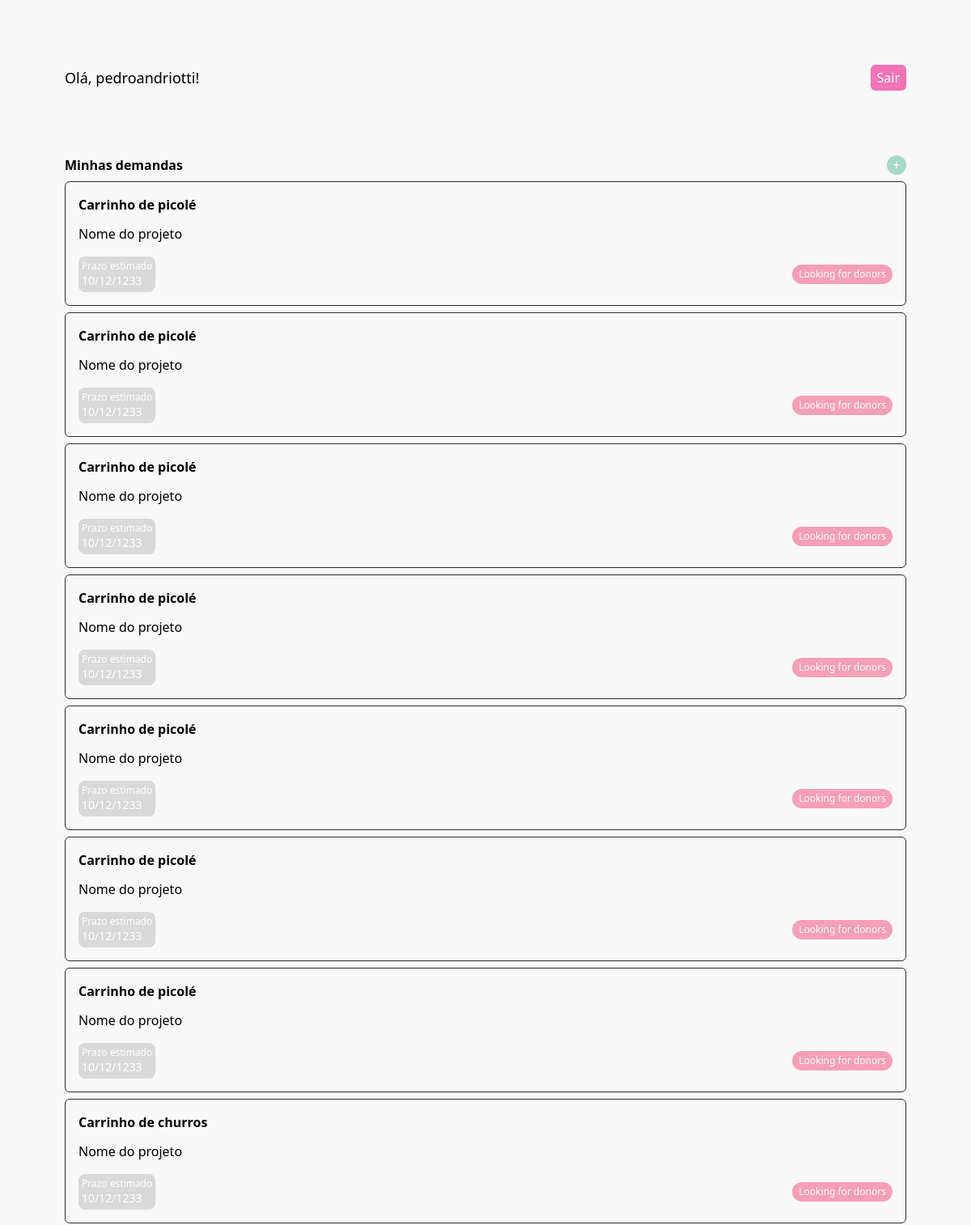
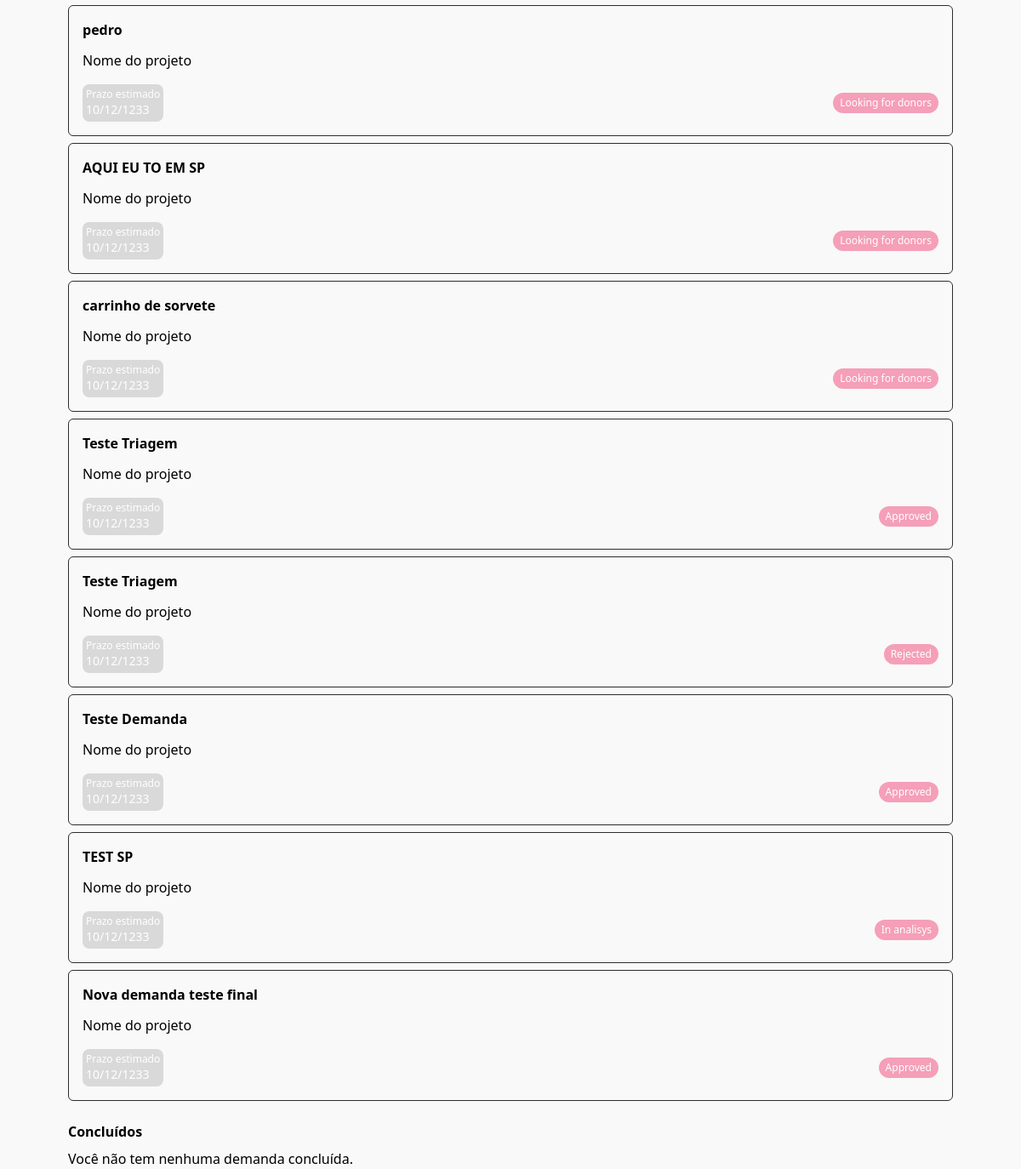
The app's page /home/ (signed in) with its own data (2 pictures, top to bottom).
### fullapp/models.py (models this page shows, shortened)
class User(AbstractUser):
    ADMIN = 1
    AMBASSADOR = 2
    USER = 3
    ROLE_CHOICES = (
        (ADMIN, 'Admin'),
        (AMBASSADOR, 'Ambassador'),
        (USER, 'User'),
    )
    role = models.PositiveSmallIntegerField(choices=ROLE_CHOICES, default=USER)
    name = models.CharField(max_length=255, null=True, blank=True)
    phone = models.CharField(max_length=255, null=True, blank=True)
    email = models.CharField(max_length=255, null=True, blank=True)
    password = models.CharField(max_length=255, null=True, blank=True)
    project = models.CharField(max_length=50, null=True, blank=True)
    objective = models.CharField(max_length=255, null=True, blank=True)
    region = models.CharField(choices=get_choices(RegionEnum), default=RegionEnum.PERNAMBUCO, max_length=255, null=True, blank=True)

class Demand(models.Model):
    user = models.ForeignKey(User, on_delete=models.CASCADE, null=True, blank=True)
    title = models.CharField(max_length=255, null=True, blank=True)
    description = models.CharField(max_length=255, null=True, blank=True)
    status = models.CharField(choices=get_choices(StatusEnum), default=StatusEnum.IN_ANALISYS, max_length=255, null=True, blank=True)
    region = models.CharField(choices=get_choices(RegionEnum), default=RegionEnum.PERNAMBUCO, max_length=255, null=True, blank=True)
    user = models.ForeignKey(User, on_delete=models.CASCADE, null=True, blank=True)

### fullapp/views.py (the view)
# urls.py: path('home/', home, name="home"),
@login_required
def home(request):
  current_user = request.user
  if current_user.role == 1:
    return render(request, 'management/home.html')
  elif current_user.role == 2:
    return render(request, 'embassor/home.html')
  else:
    user_demands_concluded = Demand.objects.filter(user=request.user, status=StatusEnum.CONCLUDED)
    user_demands_in_analysis = Demand.objects.filter(user=request.user).exclude(status=StatusEnum.CONCLUDED)
    return render(request, "usuario/home.html", {
       'concluded_demands': user_demands_concluded,
       'in_analysis_demands': user_demands_in_analysis
    })

### fullapp/templates/usuario/home.html (shortened to what this page needs)
{% extends 'commons/base.html' %}
{% block content %}
<div class="p-10 lg:p-20 flex justify-between items-center">
    <h1 class="text-lg">Olá, {{ user.username }}!</h1>
    <a href="/logout" class="bg-pink-400 px-2 py-1 transition-colors rounded-md text-white">Sair</a>
</div>
<div class="flex flex-col gap-2 px-10 lg:px-20">
    <div class="flex items-center justify-between">
        <span class="font-bold">Minhas demandas</span>
        <a href="/demand/create" class="grid place-items-center w-6 h-6 rounded-full text-white bg-[#A7D9C7]">+</a>
    </div>
    <div class="flex flex-col gap-2">
        {% if in_analysis_demands %}
            {% for demand in in_analysis_demands %}
                <div class="border border-[#2D2D2D] rounded-md p-4 flex flex-col gap-4">
                    <div class="flex flex-col gap-3">
                        <strong>{{ demand.title }}</strong>
                        <span>Nome do projeto</span>
                    </div>
                    <div class="flex items-center justify-between">
                        <div class="bg-[#D9D9D9] text-white flex flex-col rounded-lg p-1">
                            <span class="text-xs">Prazo estimado</span>
                            <span class="text-sm">10/12/1233</span>
                        </div>
                        <span class="block py-1 px-2 bg-[#F59FB8] text-xs text-white rounded-full">{{ demand.status }}</span>
                    </div>
                </div>
            {% endfor %}
        {% else %}
            <span>Você não tem nenhuma demanda em análise.</span>
        {% endif %}
    </div>
</div>
<div class="flex flex-col gap-2 px-10 lg:px-20 mt-6">
    <div class="flex justify-between">
        <span class="font-bold">Concluídos</span>
    </div>
    <div class="flex flex-col gap-2">
        {% if concluded_demands %}
            {% for demand in concluded_demands %}
                <div class="border border-[#2D2D2D] rounded-md p-4 flex flex-col gap-4">
                    <div class="flex flex-col gap-3">
                        <strong>{{ demand.title }}</strong>
                        <span>{{ demand.project }}</span>
                    </div>
                    <div class="flex items-center justify-between">
                        <div class="bg-[#D9D9D9] text-white flex flex-col rounded-lg p-1">
                            <span class="text-xs">Prazo estimado</span>
                            <span class="text-sm">10/12/1233</span>
                        </div>
                        <span class="block py-1 px-2 bg-[#F59FB8] text-xs text-white rounded-full">Em análise</span>
                    </div>
                </div>
            {% endfor %}
        {% else %}
            <span>Você não tem nenhuma demanda concluída.</span>
        {% endif %}
    </div>
</div>
{% endblock %}

### records on screen
User: username "pedroandriotti"
Demand: title "Carrinho de picolé", status "Looking for donors"
Demand: title "Carrinho de picolé", status "Looking for donors"
Demand: title "Carrinho de picolé", status "Looking for donors"
Demand: title "Carrinho de picolé", status "Looking for donors"
Demand: title "Carrinho de picolé", status "Looking for donors"
Demand: title "Carrinho de picolé", status "Looking for donors"
Demand: title "Carrinho de picolé", status "Looking for donors"
Demand: title "Carrinho de churros", status "Looking for donors"
Demand: title "pedro", status "Looking for donors"
Demand: title "AQUI EU TO EM SP", status "Looking for donors"
Demand: title "carrinho de sorvete", status "Looking for donors"
Demand: title "Teste Triagem", status "Approved"
Demand: title "Teste Triagem", status "Rejected"
Demand: title "Teste Demanda", status "Approved"
Demand: title "TEST SP", status "In analisys"
Demand: title "Nova demanda teste final", status "Approved"
